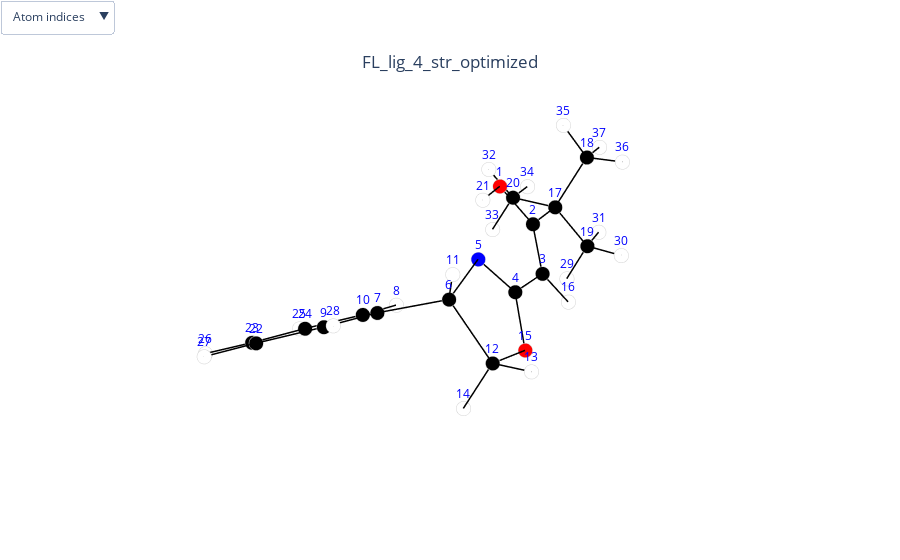

Notebook code for this chart:
### Code cell
mols.visualize_molecules([0])

### Figure 1 — Plotly figure (JSON) as saved in the notebook; plotly's stock layout.template omitted (floating-point values rounded to 4 significant figures)
{"data": [{"marker": {"color": ["red", "black", "black", "black", "blue", "black", "black", "white", "black", "black", "white", "black", "white", "white", "red", "white", "black", "black", "black", "black", "white", "black", "black", "black", "white", "white", "white", "white", "white", "white", "white", "white", "white", "white", "white", "white", "white"], "line": {"color": "lightgray", "width": 2}, "size": 5}, "mode": "markers", "name": "atoms", "text": ["O", "C", "C", "C", "N", "C", "C", "H", "C", "C", "H", "C", "H", "H", "O", "H", "C", "C", "C", "C", "H", "C", "C", "C", "H", "H", "H", "H", "H", "H", "H", "H", "H", "H", "H", "H", "H"], "type": "scatter3d", "x": [-1.806, -2.363, -1.695, -0.3317, 0.3467, 1.708, 2.718, 1.348, 4.03, 2.373, 1.996, 1.585, 1.589, 2.341, 0.2981, -2.154, -3.791, -4.604, -4.415, -3.792, -0.8711, 4.987, 4.637, 3.327, 3.047, 5.379, 6.003, 4.304, -3.869, -4.445, -5.44, -3.361, -3.217, -4.818, -4.184, -4.614, -5.634], "y": [-0.7168, -0.07817, 0.8542, 1.178, 0.671, 1.194, 0.1285, -1.031, 0.2362, -0.9307, 1.624, 2.303, 3.304, 2.232, 2.079, 1.368, -0.5075, -0.2253, 0.2332, -2.016, -0.3867, -0.694, -1.746, -1.862, -2.685, -2.476, -0.6011, 1.052, 0.04448, 1.31, -0.1126, -2.568, -2.241, -2.357, -0.7545, 0.8429, -0.5552], "z": [1.225, 0.2033, -0.5187, -0.1935, 0.7704, 0.6905, 0.3212, -0.8475, 0.7689, -0.5111, 1.651, -0.3856, 0.04841, -1.164, -0.9779, -1.345, -0.04764, 1.224, -1.226, -0.3321, 1.336, 0.3873, -0.4471, -0.8935, -1.538, -0.7427, 0.7472, 1.428, -2.152, -1.052, -1.365, 0.5017, -1.232, -0.4861, 2.078, 1.448, 1.079]}, {"hoverinfo": "none", "line": {"color": "black", "width": 3}, "mode": "lines", "name": "bonds", "type": "scatter3d", "x": [-1.806, -2.363, null, -2.363, -1.695, null, -1.695, -0.3317, null, -0.3317, 0.3467, null, 0.3467, 1.708, null, 1.708, 2.718, null, 1.585, 1.589, null, -3.791, -4.604, null, 4.987, 4.637, null, 4.637, 3.327, null, 3.047, 3.327, null, 4.03, 2.718, null, 2.373, 1.348, null, 1.585, 2.341, null, -3.791, -4.415, null, 2.373, 2.718, null, 1.585, 0.2981, null, -3.791, -3.792, null, 5.379, 4.637, null, 1.996, 1.708, null, 6.003, 4.987, null, 1.585, 1.708, null, -4.415, -3.869, null, -0.3317, 0.2981, null, -4.415, -4.445, null, -4.415, -5.44, null, -3.792, -3.361, null, -1.695, -2.154, null, 4.03, 4.987, null, -3.217, -3.792, null, 2.373, 3.327, null, -4.818, -3.792, null, -3.791, -2.363, null, -4.604, -4.184, null, -1.806, -0.8711, null, -4.604, -4.614, null, 4.03, 4.304, null, -4.604, -5.634, null], "y": [-0.7168, -0.07817, null, -0.07817, 0.8542, null, 0.8542, 1.178, null, 1.178, 0.671, null, 0.671, 1.194, null, 1.194, 0.1285, null, 2.303, 3.304, null, -0.5075, -0.2253, null, -0.694, -1.746, null, -1.746, -1.862, null, -2.685, -1.862, null, 0.2362, 0.1285, null, -0.9307, -1.031, null, 2.303, 2.232, null, -0.5075, 0.2332, null, -0.9307, 0.1285, null, 2.303, 2.079, null, -0.5075, -2.016, null, -2.476, -1.746, null, 1.624, 1.194, null, -0.6011, -0.694, null, 2.303, 1.194, null, 0.2332, 0.04448, null, 1.178, 2.079, null, 0.2332, 1.31, null, 0.2332, -0.1126, null, -2.016, -2.568, null, 0.8542, 1.368, null, 0.2362, -0.694, null, -2.241, -2.016, null, -0.9307, -1.862, null, -2.357, -2.016, null, -0.5075, -0.07817, null, -0.2253, -0.7545, null, -0.7168, -0.3867, null, -0.2253, 0.8429, null, 0.2362, 1.052, null, -0.2253, -0.5552, null], "z": [1.225, 0.2033, null, 0.2033, -0.5187, null, -0.5187, -0.1935, null, -0.1935, 0.7704, null, 0.7704, 0.6905, null, 0.6905, 0.3212, null, -0.3856, 0.04841, null, -0.04764, 1.224, null, 0.3873, -0.4471, null, -0.4471, -0.8935, null, -1.538, -0.8935, null, 0.7689, 0.3212, null, -0.5111, -0.8475, null, -0.3856, -1.164, null, -0.04764, -1.226, null, -0.5111, 0.3212, null, -0.3856, -0.9779, null, -0.04764, -0.3321, null, -0.7427, -0.4471, null, 1.651, 0.6905, null, 0.7472, 0.3873, null, -0.3856, 0.6905, null, -1.226, -2.152, null, -0.1935, -0.9779, null, -1.226, -1.052, null, -1.226, -1.365, null, -0.3321, 0.5017, null, -0.5187, -1.345, null, 0.7689, 0.3873, null, -1.232, -0.3321, null, -0.5111, -0.8935, null, -0.4861, -0.3321, null, -0.04764, 0.2033, null, 1.224, 2.078, null, 1.225, 1.336, null, 1.224, 1.448, null, 0.7689, 1.428, null, 1.224, 1.079, null]}, {"line": {"color": "red", "width": 8}, "mode": "lines", "name": "Dipole X", "showlegend": true, "type": "scatter3d", "visible": false, "x": [0, 3.303], "y": [0, 0], "z": [0, 0]}, {"anchor": "tip", "colorscale": [[0, "red"], [1, "red"]], "name": "Dipole X", "showlegend": false, "showscale": false, "sizemode": "scaled", "sizeref": 0.2, "type": "cone", "u": [3.453], "v": [0], "visible": false, "w": [0], "x": [3.453], "y": [0], "z": [0]}, {"line": {"color": "green", "width": 8}, "mode": "lines", "name": "Dipole Y", "showlegend": true, "type": "scatter3d", "visible": false, "x": [0, 0], "y": [0, 3.906], "z": [0, 0]}, {"anchor": "tip", "colorscale": [[0, "green"], [1, "green"]], "name": "Dipole Y", "showlegend": false, "showscale": false, "sizemode": "scaled", "sizeref": 0.2, "type": "cone", "u": [0], "v": [4.056], "visible": false, "w": [0], "x": [0], "y": [4.056], "z": [0]}, {"line": {"color": "blue", "width": 8}, "mode": "lines", "name": "Dipole Z", "showlegend": true, "type": "scatter3d", "visible": false, "x": [0, 0], "y": [0, 0], "z": [0, -2.943]}, {"anchor": "tip", "colorscale": [[0, "blue"], [1, "blue"]], "name": "Dipole Z", "showlegend": false, "showscale": false, "sizemode": "scaled", "sizeref": 0.2, "type": "cone", "u": [0], "v": [0], "visible": false, "w": [-3.093], "x": [0], "y": [0], "z": [-3.093]}, {"line": {"color": "purple", "width": 8}, "mode": "lines", "name": "Total Dipole", "showlegend": true, "type": "scatter3d", "visible": false, "x": [0, 3.369], "y": [0, 3.957], "z": [0, -3.018]}, {"anchor": "tip", "colorscale": [[0, "purple"], [1, "purple"]], "name": "Total Dipole", "showlegend": false, "showscale": false, "sizemode": "scaled", "sizeref": 0.2, "type": "cone", "u": [3.453], "v": [4.056], "visible": false, "w": [-3.093], "x": [3.453], "y": [4.056], "z": [-3.093]}], "layout": {"margin": {"b": 0, "l": 0, "r": 0, "t": 0}, "scene": {"annotations": [{"font": {"color": "blue"}, "showarrow": false, "text": "1", "x": -1.806, "y": -0.7168, "yshift": 15, "z": 1.225}, {"font": {"color": "blue"}, "showarrow": false, "text": "2", "x": -2.363, "y": -0.07817, "yshift": 15, "z": 0.2033}, {"font": {"color": "blue"}, "showarrow": false, "text": "3", "x": -1.695, "y": 0.8542, "yshift": 15, "z": -0.5187}, {"font": {"color": "blue"}, "showarrow": false, "text": "4", "x": -0.3317, "y": 1.178, "yshift": 15, "z": -0.1935}, {"font": {"color": "blue"}, "showarrow": false, "text": "5", "x": 0.3467, "y": 0.671, "yshift": 15, "z": 0.7704}, {"font": {"color": "blue"}, "showarrow": false, "text": "6", "x": 1.708, "y": 1.194, "yshift": 15, "z": 0.6905}, {"font": {"color": "blue"}, "showarrow": false, "text": "7", "x": 2.718, "y": 0.1285, "yshift": 15, "z": 0.3212}, {"font": {"color": "blue"}, "showarrow": false, "text": "8", "x": 1.348, "y": -1.031, "yshift": 15, "z": -0.8475}, {"font": {"color": "blue"}, "showarrow": false, "text": "9", "x": 4.03, "y": 0.2362, "yshift": 15, "z": 0.7689}, {"font": {"color": "blue"}, "showarrow": false, "text": "10", "x": 2.373, "y": -0.9307, "yshift": 15, "z": -0.5111}, {"font": {"color": "blue"}, "showarrow": false, "text": "11", "x": 1.996, "y": 1.624, "yshift": 15, "z": 1.651}, {"font": {"color": "blue"}, "showarrow": false, "text": "12", "x": 1.585, "y": 2.303, "yshift": 15, "z": -0.3856}, {"font": {"color": "blue"}, "showarrow": false, "text": "13", "x": 1.589, "y": 3.304, "yshift": 15, "z": 0.04841}, {"font": {"color": "blue"}, "showarrow": false, "text": "14", "x": 2.341, "y": 2.232, "yshift": 15, "z": -1.164}, {"font": {"color": "blue"}, "showarrow": false, "text": "15", "x": 0.2981, "y": 2.079, "yshift": 15, "z": -0.9779}, {"font": {"color": "blue"}, "showarrow": false, "text": "16", "x": -2.154, "y": 1.368, "yshift": 15, "z": -1.345}, {"font": {"color": "blue"}, "showarrow": false, "text": "17", "x": -3.791, "y": -0.5075, "yshift": 15, "z": -0.04764}, {"font": {"color": "blue"}, "showarrow": false, "text": "18", "x": -4.604, "y": -0.2253, "yshift": 15, "z": 1.224}, {"font": {"color": "blue"}, "showarrow": false, "text": "19", "x": -4.415, "y": 0.2332, "yshift": 15, "z": -1.226}, {"font": {"color": "blue"}, "showarrow": false, "text": "20", "x": -3.792, "y": -2.016, "yshift": 15, "z": -0.3321}, {"font": {"color": "blue"}, "showarrow": false, "text": "21", "x": -0.8711, "y": -0.3867, "yshift": 15, "z": 1.336}, {"font": {"color": "blue"}, "showarrow": false, "text": "22", "x": 4.987, "y": -0.694, "yshift": 15, "z": 0.3873}, {"font": {"color": "blue"}, "showarrow": false, "text": "23", "x": 4.637, "y": -1.746, "yshift": 15, "z": -0.4471}, {"font": {"color": "blue"}, "showarrow": false, "text": "24", "x": 3.327, "y": -1.862, "yshift": 15, "z": -0.8935}, {"font": {"color": "blue"}, "showarrow": false, "text": "25", "x": 3.047, "y": -2.685, "yshift": 15, "z": -1.538}, {"font": {"color": "blue"}, "showarrow": false, "text": "26", "x": 5.379, "y": -2.476, "yshift": 15, "z": -0.7427}, {"font": {"color": "blue"}, "showarrow": false, "text": "27", "x": 6.003, "y": -0.6011, "yshift": 15, "z": 0.7472}, {"font": {"color": "blue"}, "showarrow": false, "text": "28", "x": 4.304, "y": 1.052, "yshift": 15, "z": 1.428}, {"font": {"color": "blue"}, "showarrow": false, "text": "29", "x": -3.869, "y": 0.04448, "yshift": 15, "z": -2.152}, {"font": {"color": "blue"}, "showarrow": false, "text": "30", "x": -4.445, "y": 1.31, "yshift": 15, "z": -1.052}, {"font": {"color": "blue"}, "showarrow": false, "text": "31", "x": -5.44, "y": -0.1126, "yshift": 15, "z": -1.365}, {"font": {"color": "blue"}, "showarrow": false, "text": "32", "x": -3.361, "y": -2.568, "yshift": 15, "z": 0.5017}, {"font": {"color": "blue"}, "showarrow": false, "text": "33", "x": -3.217, "y": -2.241, "yshift": 15, "z": -1.232}, {"font": {"color": "blue"}, "showarrow": false, "text": "34", "x": -4.818, "y": -2.357, "yshift": 15, "z": -0.4861}, {"font": {"color": "blue"}, "showarrow": false, "text": "35", "x": -4.184, "y": -0.7545, "yshift": 15, "z": 2.078}, {"font": {"color": "blue"}, "showarrow": false, "text": "36", "x": -4.614, "y": 0.8429, "yshift": 15, "z": 1.448}, {"font": {"color": "blue"}, "showarrow": false, "text": "37", "x": -5.634, "y": -0.5552, "yshift": 15, "z": 1.079}], "xaxis": {"showbackground": false, "showgrid": false, "showticklabels": false, "title": {"font": {"color": "white"}}, "zeroline": false}, "yaxis": {"showbackground": false, "showgrid": false, "showticklabels": false, "title": {"font": {"color": "white"}}, "zeroline": false}, "zaxis": {"showbackground": false, "showgrid": false, "showticklabels": false, "title": {"font": {"color": "white"}}, "zeroline": false}}, "showlegend": false, "title": {"text": "FL_lig_4_str_optimized", "x": 0.5, "xanchor": "center", "y": 0.9, "yanchor": "top"}, "updatemenus": [{"buttons": [{"args": [{"scene.annotations": [{"font": {"color": "blue"}, "showarrow": false, "text": "1", "x": -1.806, "y": -0.7168, "yshift": 15, "z": 1.225}, {"font": {"color": "blue"}, "showarrow": false, "text": "2", "x": -2.363, "y": -0.07817, "yshift": 15, "z": 0.2033}, {"font": {"color": "blue"}, "showarrow": false, "text": "3", "x": -1.695, "y": 0.8542, "yshift": 15, "z": -0.5187}, {"font": {"color": "blue"}, "showarrow": false, "text": "4", "x": -0.3317, "y": 1.178, "yshift": 15, "z": -0.1935}, {"font": {"color": "blue"}, "showarrow": false, "text": "5", "x": 0.3467, "y": 0.671, "yshift": 15, "z": 0.7704}, {"font": {"color": "blue"}, "showarrow": false, "text": "6", "x": 1.708, "y": 1.194, "yshift": 15, "z": 0.6905}, {"font": {"color": "blue"}, "showarrow": false, "text": "7", "x": 2.718, "y": 0.1285, "yshift": 15, "z": 0.3212}, {"font": {"color": "blue"}, "showarrow": false, "text": "8", "x": 1.348, "y": -1.031, "yshift": 15, "z": -0.8475}, {"font": {"color": "blue"}, "showarrow": false, "text": "9", "x": 4.03, "y": 0.2362, "yshift": 15, "z": 0.7689}, {"font": {"color": "blue"}, "showarrow": false, "text": "10", "x": 2.373, "y": -0.9307, "yshift": 15, "z": -0.5111}, {"font": {"color": "blue"}, "showarrow": false, "text": "11", "x": 1.996, "y": 1.624, "yshift": 15, "z": 1.651}, {"font": {"color": "blue"}, "showarrow": false, "text": "12", "x": 1.585, "y": 2.303, "yshift": 15, "z": -0.3856}, {"font": {"color": "blue"}, "showarrow": false, "text": "13", "x": 1.589, "y": 3.304, "yshift": 15, "z": 0.04841}, {"font": {"color": "blue"}, "showarrow": false, "text": "14", "x": 2.341, "y": 2.232, "yshift": 15, "z": -1.164}, {"font": {"color": "blue"}, "showarrow": false, "text": "15", "x": 0.2981, "y": 2.079, "yshift": 15, "z": -0.9779}, {"font": {"color": "blue"}, "showarrow": false, "text": "16", "x": -2.154, "y": 1.368, "yshift": 15, "z": -1.345}, {"font": {"color": "blue"}, "showarrow": false, "text": "17", "x": -3.791, "y": -0.5075, "yshift": 15, "z": -0.04764}, {"font": {"color": "blue"}, "showarrow": false, "text": "18", "x": -4.604, "y": -0.2253, "yshift": 15, "z": 1.224}, {"font": {"color": "blue"}, "showarrow": false, "text": "19", "x": -4.415, "y": 0.2332, "yshift": 15, "z": -1.226}, {"font": {"color": "blue"}, "showarrow": false, "text": "20", "x": -3.792, "y": -2.016, "yshift": 15, "z": -0.3321}, {"font": {"color": "blue"}, "showarrow": false, "text": "21", "x": -0.8711, "y": -0.3867, "yshift": 15, "z": 1.336}, {"font": {"color": "blue"}, "showarrow": false, "text": "22", "x": 4.987, "y": -0.694, "yshift": 15, "z": 0.3873}, {"font": {"color": "blue"}, "showarrow": false, "text": "23", "x": 4.637, "y": -1.746, "yshift": 15, "z": -0.4471}, {"font": {"color": "blue"}, "showarrow": false, "text": "24", "x": 3.327, "y": -1.862, "yshift": 15, "z": -0.8935}, {"font": {"color": "blue"}, "showarrow": false, "text": "25", "x": 3.047, "y": -2.685, "yshift": 15, "z": -1.538}, {"font": {"color": "blue"}, "showarrow": false, "text": "26", "x": 5.379, "y": -2.476, "yshift": 15, "z": -0.7427}, {"font": {"color": "blue"}, "showarrow": false, "text": "27", "x": 6.003, "y": -0.6011, "yshift": 15, "z": 0.7472}, {"font": {"color": "blue"}, "showarrow": false, "text": "28", "x": 4.304, "y": 1.052, "yshift": 15, "z": 1.428}, {"font": {"color": "blue"}, "showarrow": false, "text": "29", "x": -3.869, "y": 0.04448, "yshift": 15, "z": -2.152}, {"font": {"color": "blue"}, "showarrow": false, "text": "30", "x": -4.445, "y": 1.31, "yshift": 15, "z": -1.052}, {"font": {"color": "blue"}, "showarrow": false, "text": "31", "x": -5.44, "y": -0.1126, "yshift": 15, "z": -1.365}, {"font": {"color": "blue"}, "showarrow": false, "text": "32", "x": -3.361, "y": -2.568, "yshift": 15, "z": 0.5017}, {"font": {"color": "blue"}, "showarrow": false, "text": "33", "x": -3.217, "y": -2.241, "yshift": 15, "z": -1.232}, {"font": {"color": "blue"}, "showarrow": false, "text": "34", "x": -4.818, "y": -2.357, "yshift": 15, "z": -0.4861}, {"font": {"color": "blue"}, "showarrow": false, "text": "35", "x": -4.184, "y": -0.7545, "yshift": 15, "z": 2.078}, {"font": {"color": "blue"}, "showarrow": false, "text": "36", "x": -4.614, "y": 0.8429, "yshift": 15, "z": 1.448}, {"font": {"color": "blue"}, "showarrow": false, "text": "37", "x": -5.634, "y": -0.5552, "yshift": 15, "z": 1.079}]}], "label": "Atom indices", "method": "relayout"}, {"args": [{"scene.annotations": [{"showarrow": false, "text": "1.33", "x": -2.084, "y": -0.3975, "yshift": 10, "z": 0.7143}, {"showarrow": false, "text": "1.36", "x": -2.029, "y": 0.388, "yshift": 10, "z": -0.1577}, {"showarrow": false, "text": "1.44", "x": -1.013, "y": 1.016, "yshift": 10, "z": -0.3561}, {"showarrow": false, "text": "1.28", "x": 0.007513, "y": 0.9245, "yshift": 10, "z": 0.2884}, {"showarrow": false, "text": "1.46", "x": 1.027, "y": 0.9323, "yshift": 10, "z": 0.7304}, {"showarrow": false, "text": "1.51", "x": 2.213, "y": 0.661, "yshift": 10, "z": 0.5058}, {"showarrow": false, "text": "1.09", "x": 1.587, "y": 2.804, "yshift": 10, "z": -0.1686}, {"showarrow": false, "text": "1.54", "x": -4.197, "y": -0.3664, "yshift": 10, "z": 0.588}, {"showarrow": false, "text": "1.39", "x": 4.812, "y": -1.22, "yshift": 10, "z": -0.02988}, {"showarrow": false, "text": "1.39", "x": 3.982, "y": -1.804, "yshift": 10, "z": -0.6703}, {"showarrow": false, "text": "1.08", "x": 3.187, "y": -2.274, "yshift": 10, "z": -1.216}, {"showarrow": false, "text": "1.39", "x": 3.374, "y": 0.1824, "yshift": 10, "z": 0.545}, {"showarrow": false, "text": "1.08", "x": 1.86, "y": -0.981, "yshift": 10, "z": -0.6793}, {"showarrow": false, "text": "1.09", "x": 1.963, "y": 2.268, "yshift": 10, "z": -0.7747}, {"showarrow": false, "text": "1.53", "x": -4.103, "y": -0.1371, "yshift": 10, "z": -0.6369}, {"showarrow": false, "text": "1.39", "x": 2.545, "y": -0.4011, "yshift": 10, "z": -0.09494}, {"showarrow": false, "text": "1.43", "x": 0.9413, "y": 2.191, "yshift": 10, "z": -0.6818}, {"showarrow": false, "text": "1.54", "x": -3.792, "y": -1.262, "yshift": 10, "z": -0.1899}, {"showarrow": false, "text": "1.08", "x": 5.008, "y": -2.111, "yshift": 10, "z": -0.5949}, {"showarrow": false, "text": "1.09", "x": 1.852, "y": 1.409, "yshift": 10, "z": 1.171}, {"showarrow": false, "text": "1.08", "x": 5.495, "y": -0.6476, "yshift": 10, "z": 0.5672}, {"showarrow": false, "text": "1.55", "x": 1.646, "y": 1.748, "yshift": 10, "z": 0.1524}, {"showarrow": false, "text": "1.09", "x": -4.142, "y": 0.1389, "yshift": 10, "z": -1.689}, {"showarrow": false, "text": "1.35", "x": -0.01681, "y": 1.628, "yshift": 10, "z": -0.5857}, {"showarrow": false, "text": "1.09", "x": -4.43, "y": 0.7716, "yshift": 10, "z": -1.139}, {"showarrow": false, "text": "1.09", "x": -4.928, "y": 0.06031, "yshift": 10, "z": -1.295}, {"showarrow": false, "text": "1.09", "x": -3.577, "y": -2.292, "yshift": 10, "z": 0.0848}, {"showarrow": false, "text": "1.08", "x": -1.924, "y": 1.111, "yshift": 10, "z": -0.9319}, {"showarrow": false, "text": "1.39", "x": 4.509, "y": -0.2289, "yshift": 10, "z": 0.5781}, {"showarrow": false, "text": "1.09", "x": -3.505, "y": -2.129, "yshift": 10, "z": -0.782}, {"showarrow": false, "text": "1.39", "x": 2.85, "y": -1.397, "yshift": 10, "z": -0.7023}, {"showarrow": false, "text": "1.09", "x": -4.305, "y": -2.187, "yshift": 10, "z": -0.4091}, {"showarrow": false, "text": "1.51", "x": -3.077, "y": -0.2928, "yshift": 10, "z": 0.07781}, {"showarrow": false, "text": "1.09", "x": -4.394, "y": -0.4899, "yshift": 10, "z": 1.651}, {"showarrow": false, "text": "1.0", "x": -1.338, "y": -0.5518, "yshift": 10, "z": 1.281}, {"showarrow": false, "text": "1.09", "x": -4.609, "y": 0.3088, "yshift": 10, "z": 1.336}, {"showarrow": false, "text": "1.08", "x": 4.167, "y": 0.6443, "yshift": 10, "z": 1.099}, {"showarrow": false, "text": "1.09", "x": -5.119, "y": -0.3903, "yshift": 10, "z": 1.151}]}], "label": "Bond lengths", "method": "relayout"}, {"args": [{"scene.annotations": [{"font": {"color": "blue"}, "showarrow": false, "text": "1", "x": -1.806, "y": -0.7168, "yshift": 15, "z": 1.225}, {"font": {"color": "blue"}, "showarrow": false, "text": "2", "x": -2.363, "y": -0.07817, "yshift": 15, "z": 0.2033}, {"font": {"color": "blue"}, "showarrow": false, "text": "3", "x": -1.695, "y": 0.8542, "yshift": 15, "z": -0.5187}, {"font": {"color": "blue"}, "showarrow": false, "text": "4", "x": -0.3317, "y": 1.178, "yshift": 15, "z": -0.1935}, {"font": {"color": "blue"}, "showarrow": false, "text": "5", "x": 0.3467, "y": 0.671, "yshift": 15, "z": 0.7704}, {"font": {"color": "blue"}, "showarrow": false, "text": "6", "x": 1.708, "y": 1.194, "yshift": 15, "z": 0.6905}, {"font": {"color": "blue"}, "showarrow": false, "text": "7", "x": 2.718, "y": 0.1285, "yshift": 15, "z": 0.3212}, {"font": {"color": "blue"}, "showarrow": false, "text": "8", "x": 1.348, "y": -1.031, "yshift": 15, "z": -0.8475}, {"font": {"color": "blue"}, "showarrow": false, "text": "9", "x": 4.03, "y": 0.2362, "yshift": 15, "z": 0.7689}, {"font": {"color": "blue"}, "showarrow": false, "text": "10", "x": 2.373, "y": -0.9307, "yshift": 15, "z": -0.5111}, {"font": {"color": "blue"}, "showarrow": false, "text": "11", "x": 1.996, "y": 1.624, "yshift": 15, "z": 1.651}, {"font": {"color": "blue"}, "showarrow": false, "text": "12", "x": 1.585, "y": 2.303, "yshift": 15, "z": -0.3856}, {"font": {"color": "blue"}, "showarrow": false, "text": "13", "x": 1.589, "y": 3.304, "yshift": 15, "z": 0.04841}, {"font": {"color": "blue"}, "showarrow": false, "text": "14", "x": 2.341, "y": 2.232, "yshift": 15, "z": -1.164}, {"font": {"color": "blue"}, "showarrow": false, "text": "15", "x": 0.2981, "y": 2.079, "yshift": 15, "z": -0.9779}, {"font": {"color": "blue"}, "showarrow": false, "text": "16", "x": -2.154, "y": 1.368, "yshift": 15, "z": -1.345}, {"font": {"color": "blue"}, "showarrow": false, "text": "17", "x": -3.791, "y": -0.5075, "yshift": 15, "z": -0.04764}, {"font": {"color": "blue"}, "showarrow": false, "text": "18", "x": -4.604, "y": -0.2253, "yshift": 15, "z": 1.224}, {"font": {"color": "blue"}, "showarrow": false, "text": "19", "x": -4.415, "y": 0.2332, "yshift": 15, "z": -1.226}, {"font": {"color": "blue"}, "showarrow": false, "text": "20", "x": -3.792, "y": -2.016, "yshift": 15, "z": -0.3321}, {"font": {"color": "blue"}, "showarrow": false, "text": "21", "x": -0.8711, "y": -0.3867, "yshift": 15, "z": 1.336}, {"font": {"color": "blue"}, "showarrow": false, "text": "22", "x": 4.987, "y": -0.694, "yshift": 15, "z": 0.3873}, {"font": {"color": "blue"}, "showarrow": false, "text": "23", "x": 4.637, "y": -1.746, "yshift": 15, "z": -0.4471}, {"font": {"color": "blue"}, "showarrow": false, "text": "24", "x": 3.327, "y": -1.862, "yshift": 15, "z": -0.8935}, {"font": {"color": "blue"}, "showarrow": false, "text": "25", "x": 3.047, "y": -2.685, "yshift": 15, "z": -1.538}, {"font": {"color": "blue"}, "showarrow": false, "text": "26", "x": 5.379, "y": -2.476, "yshift": 15, "z": -0.7427}, {"font": {"color": "blue"}, "showarrow": false, "text": "27", "x": 6.003, "y": -0.6011, "yshift": 15, "z": 0.7472}, {"font": {"color": "blue"}, "showarrow": false, "text": "28", "x": 4.304, "y": 1.052, "yshift": 15, "z": 1.428}, {"font": {"color": "blue"}, "showarrow": false, "text": "29", "x": -3.869, "y": 0.04448, "yshift": 15, "z": -2.152}, {"font": {"color": "blue"}, "showarrow": false, "text": "30", "x": -4.445, "y": 1.31, "yshift": 15, "z": -1.052}, {"font": {"color": "blue"}, "showarrow": false, "text": "31", "x": -5.44, "y": -0.1126, "yshift": 15, "z": -1.365}, {"font": {"color": "blue"}, "showarrow": false, "text": "32", "x": -3.361, "y": -2.568, "yshift": 15, "z": 0.5017}, {"font": {"color": "blue"}, "showarrow": false, "text": "33", "x": -3.217, "y": -2.241, "yshift": 15, "z": -1.232}, {"font": {"color": "blue"}, "showarrow": false, "text": "34", "x": -4.818, "y": -2.357, "yshift": 15, "z": -0.4861}, {"font": {"color": "blue"}, "showarrow": false, "text": "35", "x": -4.184, "y": -0.7545, "yshift": 15, "z": 2.078}, {"font": {"color": "blue"}, "showarrow": false, "text": "36", "x": -4.614, "y": 0.8429, "yshift": 15, "z": 1.448}, {"font": {"color": "blue"}, "showarrow": false, "text": "37", "x": -5.634, "y": -0.5552, "yshift": 15, "z": 1.079}, {"showarrow": false, "text": "1.33", "x": -2.084, "y": -0.3975, "yshift": 10, "z": 0.7143}, {"showarrow": false, "text": "1.36", "x": -2.029, "y": 0.388, "yshift": 10, "z": -0.1577}, {"showarrow": false, "text": "1.44", "x": -1.013, "y": 1.016, "yshift": 10, "z": -0.3561}, {"showarrow": false, "text": "1.28", "x": 0.007513, "y": 0.9245, "yshift": 10, "z": 0.2884}, {"showarrow": false, "text": "1.46", "x": 1.027, "y": 0.9323, "yshift": 10, "z": 0.7304}, {"showarrow": false, "text": "1.51", "x": 2.213, "y": 0.661, "yshift": 10, "z": 0.5058}, {"showarrow": false, "text": "1.09", "x": 1.587, "y": 2.804, "yshift": 10, "z": -0.1686}, {"showarrow": false, "text": "1.54", "x": -4.197, "y": -0.3664, "yshift": 10, "z": 0.588}, {"showarrow": false, "text": "1.39", "x": 4.812, "y": -1.22, "yshift": 10, "z": -0.02988}, {"showarrow": false, "text": "1.39", "x": 3.982, "y": -1.804, "yshift": 10, "z": -0.6703}, {"showarrow": false, "text": "1.08", "x": 3.187, "y": -2.274, "yshift": 10, "z": -1.216}, {"showarrow": false, "text": "1.39", "x": 3.374, "y": 0.1824, "yshift": 10, "z": 0.545}, {"showarrow": false, "text": "1.08", "x": 1.86, "y": -0.981, "yshift": 10, "z": -0.6793}, {"showarrow": false, "text": "1.09", "x": 1.963, "y": 2.268, "yshift": 10, "z": -0.7747}, {"showarrow": false, "text": "1.53", "x": -4.103, "y": -0.1371, "yshift": 10, "z": -0.6369}, {"showarrow": false, "text": "1.39", "x": 2.545, "y": -0.4011, "yshift": 10, "z": -0.09494}, {"showarrow": false, "text": "1.43", "x": 0.9413, "y": 2.191, "yshift": 10, "z": -0.6818}, {"showarrow": false, "text": "1.54", "x": -3.792, "y": -1.262, "yshift": 10, "z": -0.1899}, {"showarrow": false, "text": "1.08", "x": 5.008, "y": -2.111, "yshift": 10, "z": -0.5949}, {"showarrow": false, "text": "1.09", "x": 1.852, "y": 1.409, "yshift": 10, "z": 1.171}, {"showarrow": false, "text": "1.08", "x": 5.495, "y": -0.6476, "yshift": 10, "z": 0.5672}, {"showarrow": false, "text": "1.55", "x": 1.646, "y": 1.748, "yshift": 10, "z": 0.1524}, {"showarrow": false, "text": "1.09", "x": -4.142, "y": 0.1389, "yshift": 10, "z": -1.689}, {"showarrow": false, "text": "1.35", "x": -0.01681, "y": 1.628, "yshift": 10, "z": -0.5857}, {"showarrow": false, "text": "1.09", "x": -4.43, "y": 0.7716, "yshift": 10, "z": -1.139}, {"showarrow": false, "text": "1.09", "x": -4.928, "y": 0.06031, "yshift": 10, "z": -1.295}, {"showarrow": false, "text": "1.09", "x": -3.577, "y": -2.292, "yshift": 10, "z": 0.0848}, {"showarrow": false, "text": "1.08", "x": -1.924, "y": 1.111, "yshift": 10, "z": -0.9319}, {"showarrow": false, "text": "1.39", "x": 4.509, "y": -0.2289, "yshift": 10, "z": 0.5781}, {"showarrow": false, "text": "1.09", "x": -3.505, "y": -2.129, "yshift": 10, "z": -0.782}, {"showarrow": false, "text": "1.39", "x": 2.85, "y": -1.397, "yshift": 10, "z": -0.7023}, {"showarrow": false, "text": "1.09", "x": -4.305, "y": -2.187, "yshift": 10, "z": -0.4091}, {"showarrow": false, "text": "1.51", "x": -3.077, "y": -0.2928, "yshift": 10, "z": 0.07781}, {"showarrow": false, "text": "1.09", "x": -4.394, "y": -0.4899, "yshift": 10, "z": 1.651}, {"showarrow": false, "text": "1.0", "x": -1.338, "y": -0.5518, "yshift": 10, "z": 1.281}, {"showarrow": false, "text": "1.09", "x": -4.609, "y": 0.3088, "yshift": 10, "z": 1.336}, {"showarrow": false, "text": "1.08", "x": 4.167, "y": 0.6443, "yshift": 10, "z": 1.099}, {"showarrow": false, "text": "1.09", "x": -5.119, "y": -0.3903, "yshift": 10, "z": 1.151}]}], "label": "Both", "method": "relayout"}, {"args": [{"scene.annotations": []}], "label": "Hide all", "method": "relayout"}, {"args": [{"visible": [true, true, true, true, true, true, true, true, true, true]}, {}], "label": "Show dipole", "method": "update"}, {"args": [{"visible": [true, true, false, false, false, false, false, false, false, false]}, {}], "label": "Hide dipole", "method": "update"}], "direction": "down", "xanchor": "left", "yanchor": "top"}]}}
